Frame 1 (no input): blank canvas, image omitted
Frame 60 (the mouse pressed at the canvas centre just before this capture): blank canvas, image omitted
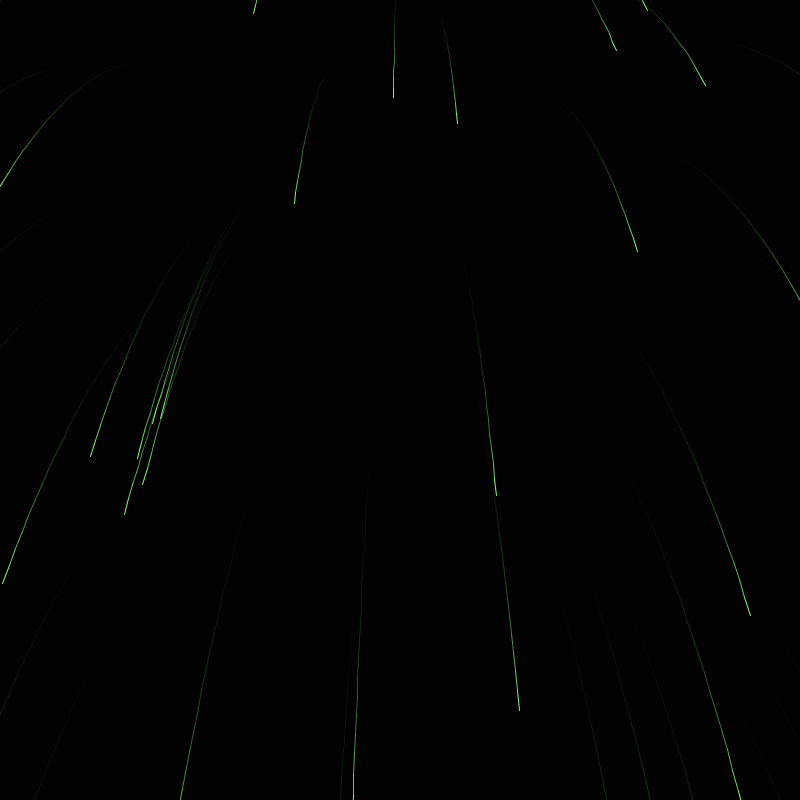
Frame 120 (the mouse held since frame 60 and released just before this capture)

The Processing sketch whose frames 1 and 60 were blank and that drew this single picture after the mouse press (run headless with seeded random() and noise(); from frame 60 on, the mouse is pressed at the canvas centre):

// Processing sketch: fireworks_example
// ── fireworks_example.pde
/**
Bryn Mawr College, Department of Computer Science <br>
Fireworks are an ArrayList of Burst, each of which keep an ArrayList of Particle <br>
Click mouse to generate fireworks!
*/

ArrayList bursts;

void setup() {
  size(800, 800);
  bursts = new ArrayList();
}

void draw() {
  noStroke();
  // transparent black background
  fill(0, 45);
  rect(0, 0, width, height);

  for (int i = bursts.size() - 1; i >= 0; i--) {
    Burst b = (Burst)bursts.get(i);
    if (b.update()) bursts.remove(i);
  }
}

void mousePressed() {
  bursts.add(new Burst(mouseX, mouseY, int(random(50, 200))));
}
class Burst{
  float gravity;
  ArrayList particles;

  Burst(float x, float y, int qty){
    particles = new ArrayList();
    gravity = 0.5;
    color c = color(random(100, 255), random(100, 255), random(100, 255));

    for (int i = 0; i < qty; i++){        
      float vx = random(-20, 20);
      float vy = random(0, 20);
      if (random(1) < 0.8)
        vy *= -1.5;
      particles.add(new Particle(x, y, vx, vy, c));
    }
  }

  boolean update(){
    for (int i = particles.size() - 1; i >= 0; i--){
      Particle p = (Particle)particles.get(i);
      p.accelerate(gravity);
      if (p.update()) particles.remove(i);
    }    
    return particles.size() == 0;
  }
}

class Particle {
  float x, y;
  float vx, vy;
  color c;

  Particle(float x, float y, float vx, float vy, color c) {
    this.x = x;
    this.y = y;
    this.vx = vx;
    this.vy = vy;
    this.c = c;
  }

  void accelerate(float a) {
    vy += a;
  }

  boolean update() {
    float px = x;
    float py = y;
    x += vx;
    y += vy;
    stroke(c); 
    line(px, py, x, y);
    return y > height || x < 0 || x > width;
  }
}
